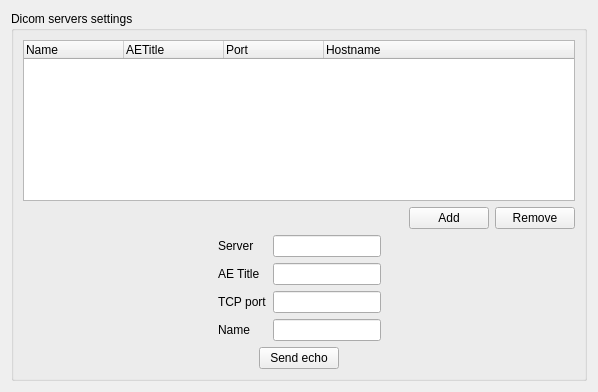
<?xml version="1.0" encoding="UTF-8"?>
<ui version="4.0">
 <class>QtDcmServersDicomSettingsWidget</class>
 <widget class="QWidget" name="QtDcmServersDicomSettingsWidget">
  <property name="geometry">
   <rect>
    <x>0</x>
    <y>0</y>
    <width>598</width>
    <height>392</height>
   </rect>
  </property>
  <property name="windowTitle">
   <string>Form</string>
  </property>
  <layout class="QGridLayout" name="gridLayout">
   <item row="0" column="0">
    <widget class="QGroupBox" name="groupBox_3">
     <property name="title">
      <string>Dicom servers settings</string>
     </property>
     <layout class="QGridLayout" name="gridLayout_5">
      <item row="0" column="0">
       <widget class="QTreeWidget" name="treeWidget">
        <property name="expandsOnDoubleClick">
         <bool>true</bool>
        </property>
        <property name="columnCount">
         <number>4</number>
        </property>
        <attribute name="headerCascadingSectionResizes">
         <bool>false</bool>
        </attribute>
        <attribute name="headerHighlightSections">
         <bool>true</bool>
        </attribute>
        <column>
         <property name="text">
          <string>Name</string>
         </property>
        </column>
        <column>
         <property name="text">
          <string>AETitle</string>
         </property>
        </column>
        <column>
         <property name="text">
          <string>Port</string>
         </property>
        </column>
        <column>
         <property name="text">
          <string>Hostname</string>
         </property>
        </column>
       </widget>
      </item>
      <item row="1" column="0">
       <layout class="QHBoxLayout" name="horizontalLayout_4">
        <item>
         <spacer name="horizontalSpacer_2">
          <property name="orientation">
           <enum>Qt::Horizontal</enum>
          </property>
          <property name="sizeHint" stdset="0">
           <size>
            <width>40</width>
            <height>20</height>
           </size>
          </property>
         </spacer>
        </item>
        <item>
         <widget class="QPushButton" name="addButton">
          <property name="text">
           <string>Add</string>
          </property>
         </widget>
        </item>
        <item>
         <widget class="QPushButton" name="removeButton">
          <property name="text">
           <string>Remove</string>
          </property>
         </widget>
        </item>
       </layout>
      </item>
      <item row="2" column="0">
       <layout class="QHBoxLayout" name="horizontalLayout_5">
        <item>
         <spacer name="horizontalSpacer_5">
          <property name="orientation">
           <enum>Qt::Horizontal</enum>
          </property>
          <property name="sizeHint" stdset="0">
           <size>
            <width>40</width>
            <height>20</height>
           </size>
          </property>
         </spacer>
        </item>
        <item>
         <layout class="QVBoxLayout" name="verticalLayout_2">
          <item>
           <widget class="QLabel" name="label_4">
            <property name="sizePolicy">
             <sizepolicy hsizetype="Fixed" vsizetype="Preferred">
              <horstretch>0</horstretch>
              <verstretch>0</verstretch>
             </sizepolicy>
            </property>
            <property name="text">
             <string>Server</string>
            </property>
           </widget>
          </item>
          <item>
           <widget class="QLabel" name="label_5">
            <property name="sizePolicy">
             <sizepolicy hsizetype="Fixed" vsizetype="Preferred">
              <horstretch>0</horstretch>
              <verstretch>0</verstretch>
             </sizepolicy>
            </property>
            <property name="text">
             <string>AE Title</string>
            </property>
           </widget>
          </item>
          <item>
           <widget class="QLabel" name="label_6">
            <property name="sizePolicy">
             <sizepolicy hsizetype="Fixed" vsizetype="Preferred">
              <horstretch>0</horstretch>
              <verstretch>0</verstretch>
             </sizepolicy>
            </property>
            <property name="text">
             <string>TCP port</string>
            </property>
           </widget>
          </item>
          <item>
           <widget class="QLabel" name="label_7">
            <property name="sizePolicy">
             <sizepolicy hsizetype="Fixed" vsizetype="Preferred">
              <horstretch>0</horstretch>
              <verstretch>0</verstretch>
             </sizepolicy>
            </property>
            <property name="text">
             <string>Name</string>
            </property>
           </widget>
          </item>
         </layout>
        </item>
        <item>
         <layout class="QVBoxLayout" name="verticalLayout">
          <item>
           <widget class="QLineEdit" name="serverHostnameEdit">
            <property name="sizePolicy">
             <sizepolicy hsizetype="Fixed" vsizetype="Fixed">
              <horstretch>0</horstretch>
              <verstretch>0</verstretch>
             </sizepolicy>
            </property>
           </widget>
          </item>
          <item>
           <widget class="QLineEdit" name="serverAetitleEdit">
            <property name="sizePolicy">
             <sizepolicy hsizetype="Fixed" vsizetype="Fixed">
              <horstretch>0</horstretch>
              <verstretch>0</verstretch>
             </sizepolicy>
            </property>
           </widget>
          </item>
          <item>
           <widget class="QLineEdit" name="serverPortEdit">
            <property name="sizePolicy">
             <sizepolicy hsizetype="Fixed" vsizetype="Fixed">
              <horstretch>0</horstretch>
              <verstretch>0</verstretch>
             </sizepolicy>
            </property>
           </widget>
          </item>
          <item>
           <widget class="QLineEdit" name="serverNameEdit">
            <property name="sizePolicy">
             <sizepolicy hsizetype="Fixed" vsizetype="Fixed">
              <horstretch>0</horstretch>
              <verstretch>0</verstretch>
             </sizepolicy>
            </property>
           </widget>
          </item>
         </layout>
        </item>
        <item>
         <spacer name="horizontalSpacer_6">
          <property name="orientation">
           <enum>Qt::Horizontal</enum>
          </property>
          <property name="sizeHint" stdset="0">
           <size>
            <width>40</width>
            <height>20</height>
           </size>
          </property>
         </spacer>
        </item>
       </layout>
      </item>
      <item row="3" column="0">
       <layout class="QHBoxLayout" name="horizontalLayout_6">
        <item>
         <spacer name="horizontalSpacer_4">
          <property name="orientation">
           <enum>Qt::Horizontal</enum>
          </property>
          <property name="sizeHint" stdset="0">
           <size>
            <width>40</width>
            <height>20</height>
           </size>
          </property>
         </spacer>
        </item>
        <item>
         <widget class="QPushButton" name="echoButton">
          <property name="text">
           <string>Send echo</string>
          </property>
          <property name="icon">
           <iconset resource="../Resources/qtdcm.qrc">
            <normaloff>:/Images/echo.png</normaloff>:/Images/echo.png</iconset>
          </property>
         </widget>
        </item>
        <item>
         <spacer name="horizontalSpacer_3">
          <property name="orientation">
           <enum>Qt::Horizontal</enum>
          </property>
          <property name="sizeHint" stdset="0">
           <size>
            <width>40</width>
            <height>20</height>
           </size>
          </property>
         </spacer>
        </item>
       </layout>
      </item>
     </layout>
    </widget>
   </item>
  </layout>
 </widget>
 <resources>
  <include location="../Resources/qtdcm.qrc"/>
 </resources>
 <connections/>
</ui>
